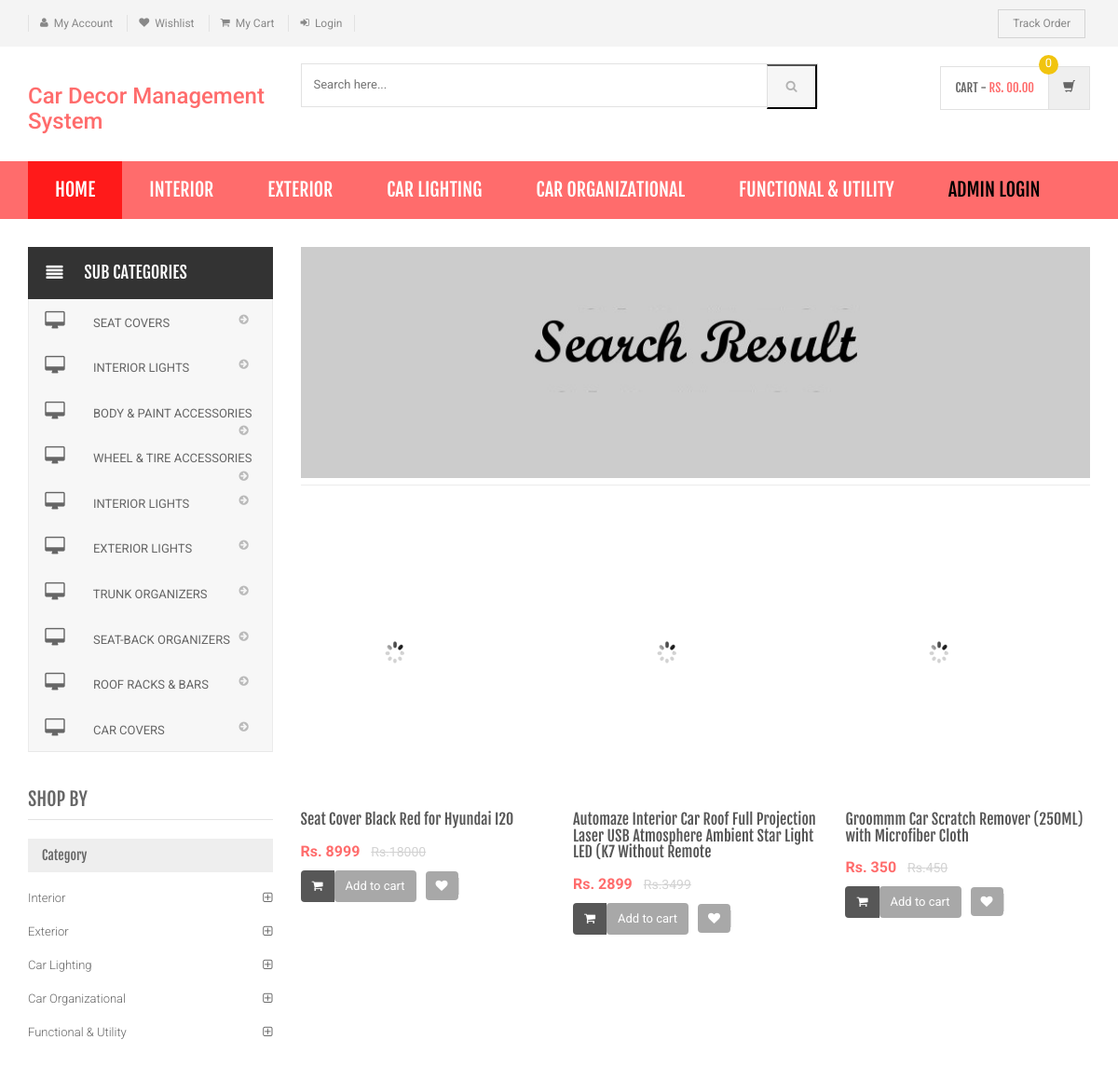
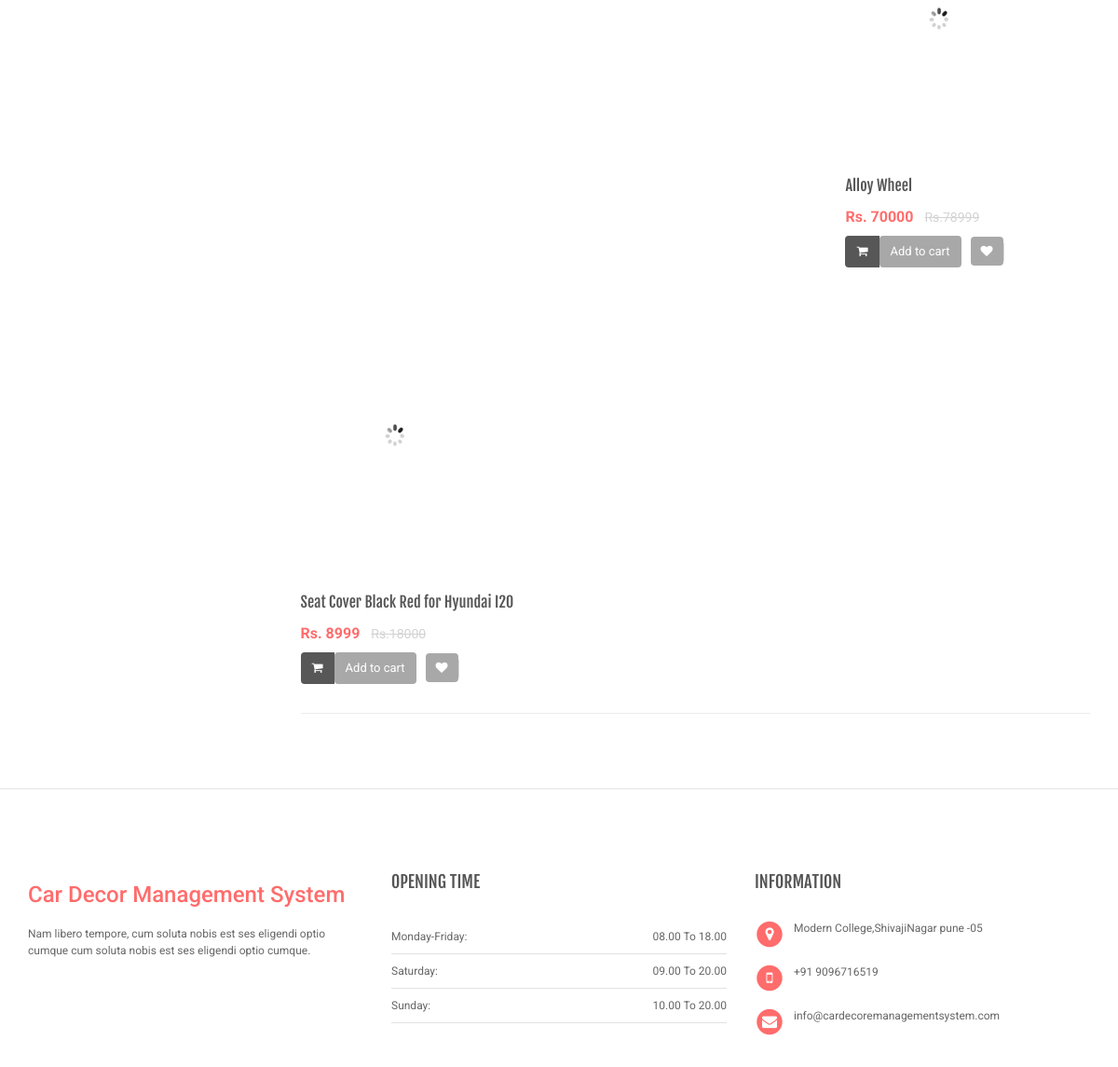
Screenshot of /search-result.php with the database file from the repository (2 pictures, top to bottom).
### tables this page shows
CREATE TABLE `category` (
  `id` int(11) NOT NULL,
  `categoryName` varchar(255) DEFAULT NULL,
  `categoryDescription` longtext,
  `creationDate` timestamp NOT NULL DEFAULT CURRENT_TIMESTAMP,
  `updationDate` varchar(255) DEFAULT NULL
);

CREATE TABLE `subcategory` (
  `id` int(11) NOT NULL,
  `categoryid` int(11) DEFAULT NULL,
  `subcategory` varchar(255) DEFAULT NULL,
  `creationDate` timestamp NULL DEFAULT CURRENT_TIMESTAMP,
  `updationDate` varchar(255) DEFAULT NULL
);

CREATE TABLE `products` (
  `id` int(11) NOT NULL,
  `category` int(11) NOT NULL,
  `subCategory` int(11) DEFAULT NULL,
  `productName` varchar(255) DEFAULT NULL,
  `productCompany` varchar(255) DEFAULT NULL,
  `productPrice` int(11) DEFAULT NULL,
  `productPriceBeforeDiscount` int(11) DEFAULT NULL,
  `productDescription` longtext,
  `productImage1` varchar(255) DEFAULT NULL,
  `productImage2` varchar(255) DEFAULT NULL,
  `productImage3` varchar(255) DEFAULT NULL,
  `shippingCharge` int(11) DEFAULT NULL,
  `productAvailability` varchar(255) DEFAULT NULL,
  `postingDate` timestamp NULL DEFAULT CURRENT_TIMESTAMP,
  `updationDate` varchar(255) DEFAULT NULL
);

### search-result.php (the view, shortened to what this page needs)
<?php
include('includes/config.php');
$find="%{$_POST['product']}%";
?>
<!DOCTYPE html>
<html lang="en">
	<head>
	    <link rel="stylesheet" href="assets/css/bootstrap.min.css">
	    <link rel="stylesheet" href="assets/css/main.css">
	    <link rel="stylesheet" href="assets/css/red.css">
	    <link rel="stylesheet" href="assets/css/owl.carousel.css">
		<link rel="stylesheet" href="assets/css/owl.transitions.css">
		<link href="assets/css/lightbox.css" rel="stylesheet">
		<link rel="stylesheet" href="assets/css/animate.min.css">
		<link rel="stylesheet" href="assets/css/rateit.css">
		<link rel="stylesheet" href="assets/css/bootstrap-select.min.css">
		<link rel="stylesheet" href="assets/css/config.css">
		<link href="assets/css/green.css" rel="alternate stylesheet" title="Green color">
		<link href="assets/css/blue.css" rel="alternate stylesheet" title="Blue color">
		<link href="assets/css/red.css" rel="alternate stylesheet" title="Red color">
		<link href="assets/css/orange.css" rel="alternate stylesheet" title="Orange color">
		<link href="assets/css/dark-green.css" rel="alternate stylesheet" title="Darkgreen color">
		<link rel="stylesheet" href="assets/css/font-awesome.min.css">
	</head>
    <body class="cnt-home">
<header class="header-style-1">
<?php include('includes/top-header.php');?>
<?php include('includes/main-header.php');?>
<?php include('includes/menu-bar.php');?>
</header>
<div class="body-content outer-top-xs">
	<div class='container'>
		<div class='row outer-bottom-sm'>
			<div class='col-md-3 sidebar'>
<div class="side-menu animate-dropdown outer-bottom-xs">
<div class="side-menu animate-dropdown outer-bottom-xs">
    <div class="head"><i class="icon fa fa-align-justify fa-fw"></i>Sub Categories</div>
    <nav class="yamm megamenu-horizontal" role="navigation">
        <ul class="nav">
            <li class="dropdown menu-item">
              <?php $sql=mysqli_query($con,"select id,subcategory  from subcategory");
while($row=mysqli_fetch_array($sql))
{
    ?>
                <a href="sub-category.php?scid=<?php echo $row['id'];?>" class="dropdown-toggle"><i class="icon fa fa-desktop fa-fw"></i>
                <?php echo $row['subcategory'];?></a>
                <?php }?>
</li>
</ul>
    </nav>
</div>
</div>
	            <div class="sidebar-module-container">
	            	<h3 class="section-title">shop by</h3>
	            	<div class="sidebar-filter">
<div class="sidebar-widget wow fadeInUp outer-bottom-xs ">
	<div class="widget-header m-t-20">
		<h4 class="widget-title">Category</h4>
	</div>
	<div class="sidebar-widget-body m-t-10">
	         <?php $sql=mysqli_query($con,"select id,categoryName  from category");
while($row=mysqli_fetch_array($sql))
{
    ?>
		<div class="accordion">
	    	<div class="accordion-group">
	            <div class="accordion-heading">
	                <a href="category.php?cid=<?php echo $row['id'];?>"  class="accordion-toggle collapsed">
	                   <?php echo $row['categoryName'];?>
	                </a>
	            </div>
	        </div>
	    </div>
	    <?php } ?>
	</div>
</div>
	            	</div>
	            </div>
            </div>
			<div class='col-md-9'>
	<div id="category" class="category-carousel hidden-xs">
		<div class="item">
			<div class="image">
				<img src="assets/images/banners/cat-banner-3.jpg" alt="" class="img-responsive">
			</div>
		</div>
</div>
				<div class="search-result-container">
					<div id="myTabContent" class="tab-content">
						<div class="tab-pane active " id="grid-container">
							<div class="category-product  inner-top-vs">
								<div class="row">
			<?php
$ret=mysqli_query($con,"select * from products where productName like '$find'");
$num=mysqli_num_rows($ret);
if($num>0)
{
while ($row=mysqli_fetch_array($ret))
{?>
		<div class="col-sm-6 col-md-4 wow fadeInUp">
			<div class="products">
	<div class="product">
		<div class="product-image">
			<div class="image">
				<a href="product-details.php?pid=<?php echo htmlentities($row['id']);?>"><img  src="assets/images/blank.gif" data-echo="admin/productimages/<?php echo htmlentities($row['id']);?>/<?php echo htmlentities($row['productImage1']);?>" alt="" width="200" height="300"></a>
			</div>
		</div>
		<div class="product-info text-left">
			<h3 class="name"><a href="product-details.php?pid=<?php echo htmlentities($row['id']);?>"><?php echo htmlentities($row['productName']);?></a></h3>
			<div class="product-price">
				<span class="price">
					Rs. <?php echo htmlentities($row['productPrice']);?>			</span>
										     <span class="price-before-discount">Rs.<?php echo htmlentities($row['productPriceBeforeDiscount']);?></span>
			</div>
		</div>
					<div class="cart clearfix animate-effect">
				<div class="action">
					<ul class="list-unstyled">
						<li class="add-cart-button btn-group">
					<?php if($row['productAvailability']=='In Stock'){?>
										<button class="btn btn-primary icon" data-toggle="dropdown" type="button">
								<i class="fa fa-shopping-cart"></i>
							</button>
							<a href="category.php?page=product&action=add&id=<?php echo $row['id']; ?>">
							<button class="btn btn-primary" type="button">Add to cart</button></a>
								<?php } else {?>
							<div class="action" style="color:red">Out of Stock</div>
					<?php } ?>
						</li>
		                <li class="lnk wishlist">
							<a class="add-to-cart" href="category.php?pid=<?php echo htmlentities($row['id'])?>&&action=wishlist" title="Wishlist">
								 <i class="icon fa fa-heart"></i>
							</a>
						</li>
					</ul>
				</div>
			</div>
			</div>
			</div>
		</div>
	  <?php } } else {?>
		<div class="col-sm-6 col-md-4 wow fadeInUp"> <h3>No Product Found</h3>
		</div>
<?php } ?>
										</div>
							</div>
						</div>
				</div>
			</div>
		</div></div>
</div>
</div>
<?php include('includes/footer.php');?>
</body>
</html>

### includes/menu-bar.php (shortened to what this page needs)
<div class="header-nav animate-dropdown">
    <div class="container">
        <div class="yamm navbar navbar-default" role="navigation">
            <div class="nav-bg-class">
                <div class="navbar-collapse collapse" id="mc-horizontal-menu-collapse">
	<div class="nav-outer">
		<ul class="nav navbar-nav">
			<li class="active dropdown yamm-fw">
				<a href="index.php" data-hover="dropdown" class="dropdown-toggle">Home</a>
			</li>
              <?php $sql=mysqli_query($con,"select id,categoryName  from category limit 6");
while($row=mysqli_fetch_array($sql))
{
    ?>
			<li class="dropdown yamm">
				<a href="category.php?cid=<?php echo $row['id'];?>"> <?php echo $row['categoryName'];?></a>
			</li>
			<?php } ?>
			<li class="dropdown yamm">
				<a href="admin/" style="color:#000"> Admin Login</a>
			</li>
		</ul>
		<div class="clearfix"></div>
	</div>
</div>
            </div>
        </div>
    </div>
</div>

### rows the page displays
category: categoryName "INTERIOR", categoryName "Interior"
category: categoryName "EXTERIOR", categoryName "Exterior"
category: categoryName "CAR LIGHTING", categoryName "Car Lighting"
category: categoryName "CAR ORGANIZATIONAL", categoryName "Car Organizational"
category: categoryName "FUNCTIONAL & UTILITY", categoryName "Functional & Utility"
subcategory: subcategory "SEAT COVERS"
subcategory: subcategory "INTERIOR LIGHTS"
subcategory: subcategory "BODY & PAINT ACCESSORIES"
subcategory: subcategory "WHEEL & TIRE ACCESSORIES"
subcategory: subcategory "INTERIOR LIGHTS"
subcategory: subcategory "EXTERIOR LIGHTS"
subcategory: subcategory "TRUNK ORGANIZERS"
subcategory: subcategory "SEAT-BACK ORGANIZERS"
subcategory: subcategory "ROOF RACKS & BARS"
subcategory: subcategory "CAR COVERS"
products: productName "Seat Cover Black Red for Hyundai I20", productPrice "8999", productPriceBeforeDiscount "18000"
products: productName "Automaze Interior Car Roof Full Projection Laser USB Atmosphere Ambient Star Light LED (K7 Without Remote", productPrice "2899", productPriceBeforeDiscount "3499"
products: productName "Groommm Car Scratch Remover (250ML) with Microfiber Cloth", productPrice "350", productPriceBeforeDiscount "450"
products: productName "Alloy Wheel", productPrice "70000", productPriceBeforeDiscount "78999"
products: productName "Seat Cover Black Red for Hyundai I20", productPrice "8999", productPriceBeforeDiscount "18000"
